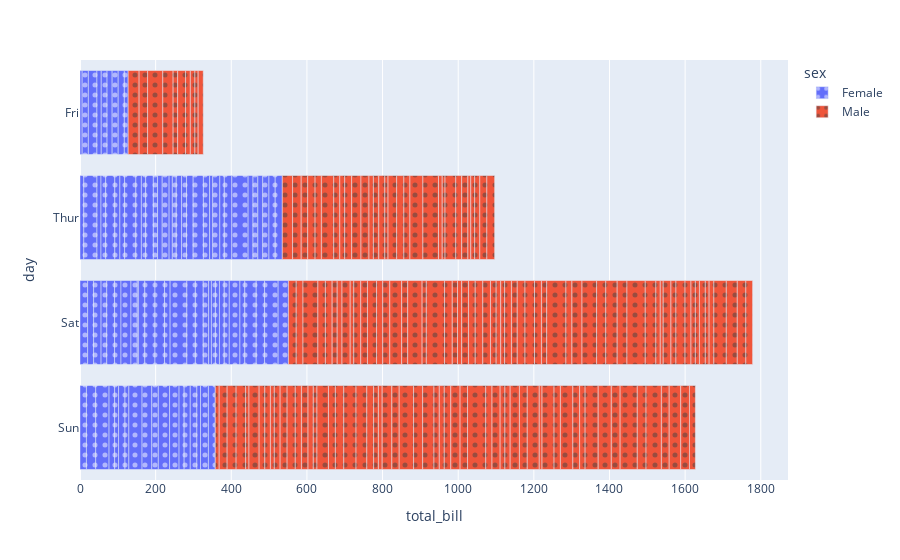

Notebook code cell kept with this figure:
### Code cell
fig = px.bar(df, x="total_bill", y="day",color="sex", orientation='h',pattern_shape_sequence=[".", "x"])
fig.show()

### Figure 1 — Plotly figure (JSON) as saved in the notebook; plotly's stock layout.template omitted (floating-point values rounded to 4 significant figures; data arrays with more than 128 entries replaced by an {"elided": "..."} marker saying what was removed)
{"data": [{"alignmentgroup": "True", "hovertemplate": "sex=Female<br>total_bill=%{x}<br>day=%{y}<extra></extra>", "legendgroup": "Female", "marker": {"color": "#636efa", "pattern": {"shape": "."}}, "name": "Female", "offsetgroup": "Female", "orientation": "h", "showlegend": true, "textposition": "auto", "type": "bar", "x": [16.99, 24.59, 35.26, 14.83, 10.33, 16.97, 20.29, 15.77, 19.65, 15.06, 20.69, 16.93, 10.29, 34.81, 26.41, 16.45, 3.07, 17.07, 26.86, 25.28, 14.73, 10.07, 34.83, 5.75, 16.32, 22.75, 11.35, 15.38, 44.3, 22.42, 20.92, 14.31, 7.25, 25.71, 17.31, 10.65, 12.43, 24.08, 13.42, 12.48, 29.8, 14.52, 11.38, 20.27, 11.17, 12.26, 18.26, 8.51, 10.33, 14.15, 13.16, 17.47, 27.05, 16.43, 8.35, 18.64, 11.87, 29.85, 25, 13.39, 16.21, 17.51, 10.59, 10.63, 9.6, 20.9, 18.15, 19.81, 43.11, 13, 12.74, 13, 16.4, 16.47, 12.76, 13.27, 28.17, 12.9, 30.14, 13.42, 15.98, 16.27, 10.09, 22.12, 35.83, 27.18, 18.78], "xaxis": "x", "y": ["Sun", "Sun", "Sun", "Sun", "Sun", "Sun", "Sat", "Sat", "Sat", "Sat", "Sat", "Sat", "Sun", "Sun", "Sat", "Sat", "Sat", "Sat", "Sat", "Sat", "Sat", "Thur", "Thur", "Fri", "Fri", "Fri", "Fri", "Fri", "Sat", "Sat", "Sat", "Sat", "Sat", "Sun", "Sun", "Thur", "Thur", "Thur", "Thur", "Thur", "Thur", "Thur", "Thur", "Thur", "Thur", "Thur", "Thur", "Thur", "Thur", "Thur", "Thur", "Thur", "Thur", "Thur", "Thur", "Thur", "Thur", "Sun", "Sun", "Sun", "Sun", "Sun", "Sat", "Sat", "Sun", "Sun", "Sun", "Thur", "Thur", "Thur", "Thur", "Thur", "Thur", "Thur", "Sat", "Sat", "Sat", "Sat", "Sat", "Fri", "Fri", "Fri", "Fri", "Sat", "Sat", "Sat", "Thur"], "yaxis": "y"}, {"alignmentgroup": "True", "hovertemplate": "sex=Male<br>total_bill=%{x}<br>day=%{y}<extra></extra>", "legendgroup": "Male", "marker": {"color": "#EF553B", "pattern": {"shape": "."}}, "name": "Male", "offsetgroup": "Male", "orientation": "h", "showlegend": true, "textposition": "auto", "type": "bar", "x": {"elided": "157 float values"}, "xaxis": "x", "y": {"elided": "157 str values"}, "yaxis": "y"}], "layout": {"barmode": "relative", "legend": {"title": {"text": "sex"}, "tracegroupgap": 0}, "margin": {"t": 60}, "xaxis": {"anchor": "y", "domain": [0, 1], "title": {"text": "total_bill"}}, "yaxis": {"anchor": "x", "domain": [0, 1], "title": {"text": "day"}}}}
